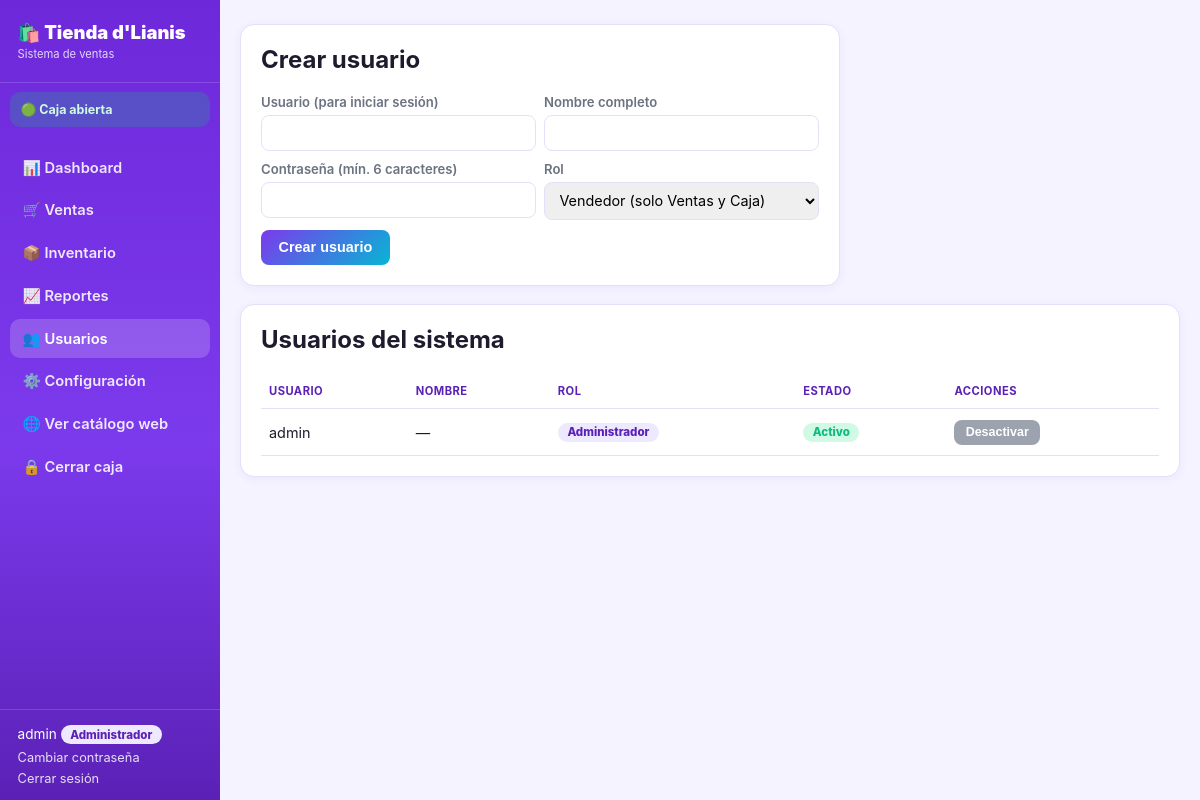
/usuarios (signed in), run on the app's committed database.
### tables this page shows
CREATE TABLE usuarios (
            id INTEGER PRIMARY KEY AUTOINCREMENT,
            username TEXT UNIQUE NOT NULL,
            password_hash TEXT NOT NULL,
            rol TEXT NOT NULL DEFAULT 'vendedor',
            activo INTEGER NOT NULL DEFAULT 1
        );

### app.py (the view, shortened to what this page needs)
@app.route("/usuarios", methods=["GET", "POST"])
@admin_requerido
def usuarios():
    conn = get_db()
    lista = conn.execute("SELECT * FROM usuarios ORDER BY rol, username").fetchall()
    conn.close()
    return render_template("usuarios.html", activo="usuarios", usuarios=lista)

### app.py (called while the page is built)
def get_db():
    conn = sqlite3.connect(DB_PATH)
    conn.row_factory = sqlite3.Row
    conn.execute("PRAGMA foreign_keys = ON")
    return conn

def get_config(clave, default=""):
    conn = get_db()
    row = conn.execute("SELECT valor FROM configuracion WHERE clave = ?", (clave,)).fetchone()
    conn.close()
    return row["valor"] if row and row["valor"] is not None else default

def admin_requerido(f):
    @wraps(f)
    def wrapper(*args, **kwargs):
        if "usuario_id" not in session:
            return redirect(url_for("login"))
        if session.get("rol") != "admin":
            flash("Esa sección es solo para administradores", "error")
            return redirect(url_for("ventas"))
        return f(*args, **kwargs)
    return wrapper

def caja_abierta_actual(conn):
    return conn.execute(
        "SELECT * FROM cajas WHERE estado = 'abierta' ORDER BY id DESC LIMIT 1"
    ).fetchone()

@app.context_processor
def inject_globals():
    conn = get_db()
    caja = caja_abierta_actual(conn)
    whatsapp = get_config("whatsapp_numero", "")
    conn.close()
    return dict(nombre_tienda=NOMBRE_TIENDA, caja_abierta=caja, whatsapp_tienda=whatsapp)

### templates/usuarios.html (shortened to what this page needs)
{% extends "_base.html" %}
{% block content %}
<div class="card" style="max-width:600px;">
  <h2>Crear usuario</h2>
  <form method="POST">
    <div class="form-row">
      <div><label>Usuario (para iniciar sesión)</label><input type="text" name="username" required></div>
      <div><label>Nombre completo</label><input type="text" name="nombre_completo"></div>
    </div>
    <div class="form-row">
      <div><label>Contraseña (mín. 6 caracteres)</label><input type="password" name="password" required minlength="6"></div>
      <div>
        <label>Rol</label>
        <select name="rol">
          <option value="vendedor">Vendedor (solo Ventas y Caja)</option>
        </select>
      </div>
    </div>
    <button type="submit">Crear usuario</button>
  </form>
</div>
<div class="card">
  <h2>Usuarios del sistema</h2>
  <table>
    <thead><tr><th>Usuario</th><th>Nombre</th><th>Rol</th><th>Estado</th><th>Acciones</th></tr></thead>
    <tbody>
      {% for u in usuarios %}
      <tr>
        <td>{{ u.username }}</td>
        <td>{{ u.nombre_completo or '—' }}</td>
        <td><span class="badge {{ u.rol }}">{{ 'Administrador' if u.rol=='admin' else 'Vendedor' }}</span></td>
        <td>{% if u.activo %}<span class="badge ok">Activo</span>{% else %}<span class="badge anulada">Inactivo</span>{% endif %}</td>
        <td>
          <form method="POST" action="{{ url_for('usuarios_desactivar', usuario_id=u.id) }}">
            <button type="submit" class="secondary small">{{ 'Desactivar' if u.activo else 'Activar' }}</button>
          </form>
        </td>
      </tr>
      {% endfor %}
    </tbody>
  </table>
</div>
{% endblock %}

### static/style.css (style rules this page uses)
:root { --primary: #7c3aed; --primary-dark: #5b21b6; --secondary: #06b6d4; --danger: #ef4444; --success: #10b981; --warning: #f59e0b; --pink: #ec4899; --bg: #f5f3ff; --card: #ffffff; --text: #1e1b2e; --muted: #6b7280; --border: #e5e0f7; --sidebar-w: 220px; }
* { box-sizing: border-box; }
body { margin: 0; font-family: -apple-system, "Segoe UI", Roboto, sans-serif; background: var(--bg); color: var(--text); }
.card { background: var(--card); border: 1px solid var(--border); border-radius: 14px; padding: 1.25rem; margin-bottom: 1.1rem; box-shadow: 0 2px 10px rgba(109, 40, 217, 0.06); }
h1, h2, h3 { margin-top: 0; }
table { width: 100%; border-collapse: collapse; }
th, td { text-align: left; padding: 0.65rem 0.5rem; border-bottom: 1px solid var(--border); font-size: 0.9rem; }
th { color: var(--primary-dark); font-weight: 700; text-transform: uppercase; font-size: 0.7rem; letter-spacing: 0.04em; }
button, .btn { cursor: pointer; border: none; border-radius: 8px; padding: 0.6rem 1.1rem; font-size: 0.9rem; font-weight: 700; background: linear-gradient(135deg, var(--primary), var(--secondary)); color: white; transition: transform 0.1s ease, opacity 0.1s ease; text-decoration: none; display: inline-block; }
button.secondary { background: #9ca3af; }
button.small { padding: 0.35rem 0.7rem; font-size: 0.78rem; }
input, select, textarea { padding: 0.55rem 0.65rem; border: 1.5px solid var(--border); border-radius: 8px; font-size: 0.9rem; width: 100%; font-family: inherit; }
label { display: block; font-size: 0.82rem; margin-bottom: 0.3rem; color: var(--muted); font-weight: 600; }
.badge { display: inline-block; padding: 0.18rem 0.6rem; border-radius: 999px; font-size: 0.72rem; font-weight: 800; }
.badge.ok { background: #d1fae5; color: var(--success); }
.badge.admin { background: #ede9fe; color: var(--primary-dark); }
.form-row { display: flex; gap: 0.5rem; margin-bottom: 0.6rem; flex-wrap: wrap; }
.form-row > div { flex: 1; min-width: 140px; }

### data on the page
usuarios: username "admin", nombre_completo "—", rol "Administrador", shows "Activo", activo "Desactivar"

### other printed values
{{ nombre_tienda }} "Tienda d'Lianis"
{{ session.nombre_completo or session.username }} "admin"
{{ 'Administrador' if session.rol=='admin' else 'Vendedor' }} "Administrador"
